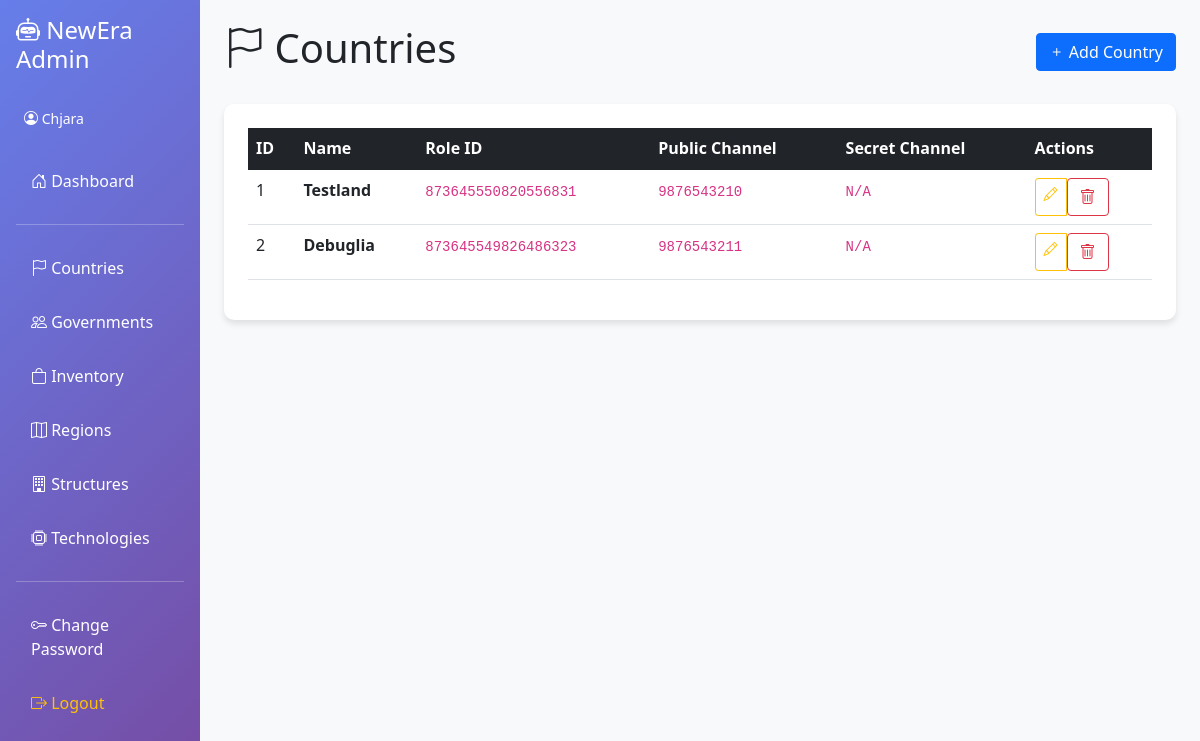
/countries (signed in), run on the app's committed database.
### admin-panel/app.py (models this page shows)
class Country(db.Model):
    __tablename__ = "Countries"
    country_id = db.Column(db.Integer, primary_key=True, autoincrement=True)
    role_id = db.Column(db.String, nullable=False)
    name = db.Column(db.String, nullable=False)
    public_channel_id = db.Column(db.String, nullable=False)
    secret_channel_id = db.Column(db.String)
    last_bilan = db.Column(db.String)

### admin-panel/app.py (the view)
@app.route("/countries")
@login_required
def countries():
    countries = Country.query.all()
    return render_template("countries.html", countries=countries)

### admin-panel/app.py (called while the page is built)
def login_required(f):
    @wraps(f)
    def decorated_function(*args, **kwargs):
        if "user_id" not in session:
            flash("Please log in to access this page.", "error")
            return redirect(url_for("login"))
        return f(*args, **kwargs)
    return decorated_function

### admin-panel/templates/countries.html (shortened to what this page needs)
{% extends "base.html" %}
{% block content %}
<div class="d-flex justify-content-between align-items-center mb-4">
  <h1><i class="bi bi-flag"></i> Countries</h1>
  <a href="/countries/add" class="btn btn-primary">
    <i class="bi bi-plus"></i> Add Country
  </a>
</div>
<div class="content-card p-4">
  <div class="table-responsive">
    <table class="table table-hover">
      <thead class="table-dark">
        <tr>
          <th>ID</th>
          <th>Name</th>
          <th>Role ID</th>
          <th>Public Channel</th>
          <th>Secret Channel</th>
          <th>Actions</th>
        </tr>
      </thead>
      <tbody>
        {% for country in countries %}
        <tr>
          <td>{{ country.country_id }}</td>
          <td><strong>{{ country.name }}</strong></td>
          <td><code>{{ country.role_id }}</code></td>
          <td><code>{{ country.public_channel_id }}</code></td>
          <td><code>{{ country.secret_channel_id or 'N/A' }}</code></td>
          <td>
            <div class="btn-group btn-group-sm">
              <a href="/countries/edit/{{ country.country_id }}" class="btn btn-outline-warning">
                <i class="bi bi-pencil"></i>
              </a>
              <form method="post" action="/countries/delete/{{ country.country_id }}" class="d-inline"
                    onsubmit="return confirm('Are you sure you want to delete this country?')">
                <button type="submit" class="btn btn-outline-danger">
                  <i class="bi bi-trash"></i>
                </button>
              </form>
            </div>
          </td>
        </tr>
        {% else %}
        <tr>
          <td colspan="6" class="text-center text-muted">No countries found</td>
        </tr>
        {% endfor %}
      </tbody>
    </table>
  </div>
</div>
{% endblock %}

### admin-panel/templates/base.html (style rules this page uses)
.content-card { background: white; border-radius: 10px; box-shadow: 0 4px 6px rgba(0, 0, 0, 0.1); }

### data on the page
Country: country_id "1", name "Testland", role_id "873645550820556831", public_channel_id "9876543210", secret_channel_id "N/A"
Country: country_id "2", name "Debuglia", role_id "873645549826486323", public_channel_id "9876543211", secret_channel_id "N/A"

### other printed values
{{ session.username }} "Chjara"
